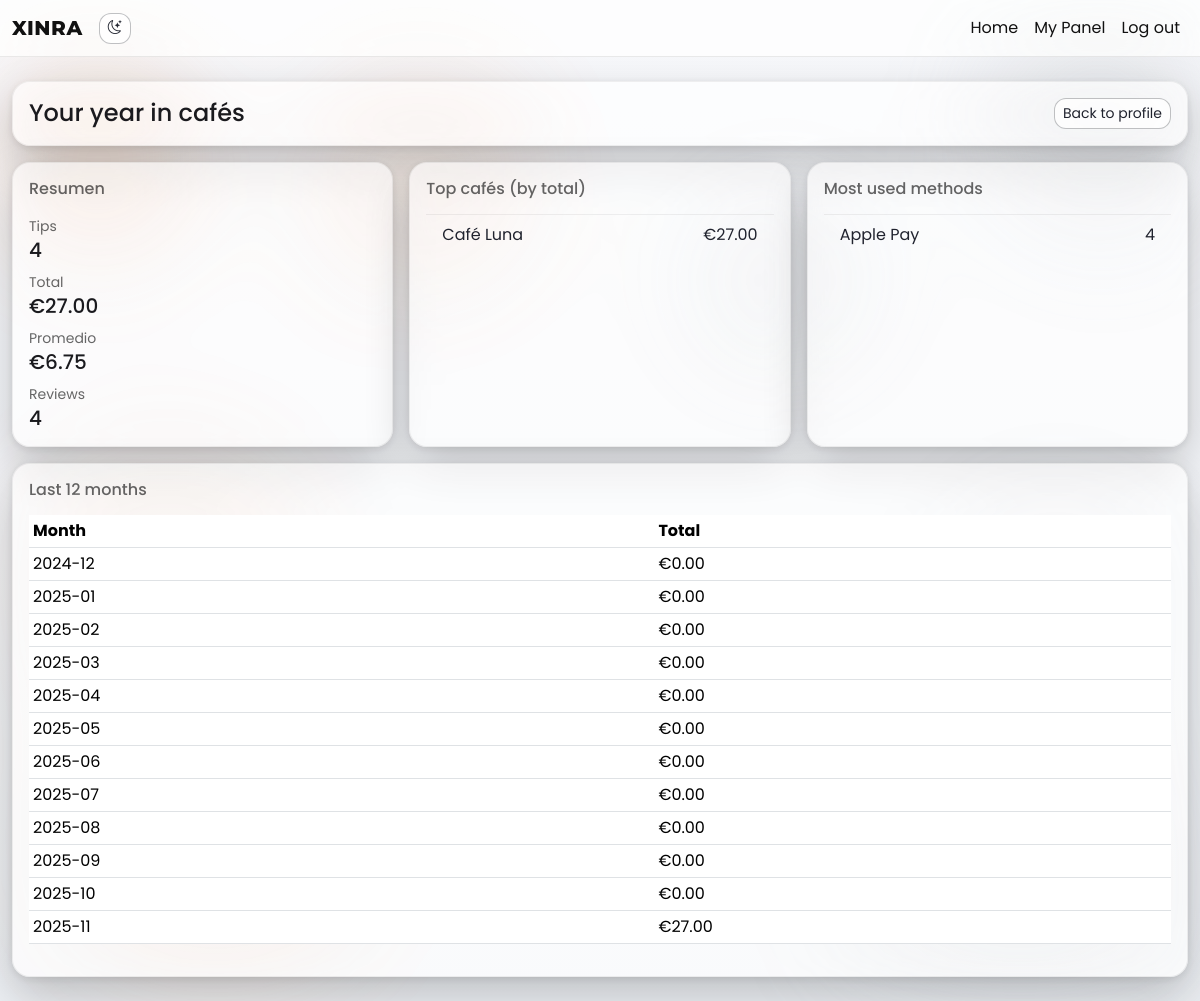
Screenshot of /me/summary (signed in) with the database file from the repository.
### app/models.py (models this page shows)
class Restaurant(db.Model):
    __tablename__ = "restaurants"
    id = db.Column(db.Integer, primary_key=True)
    slug = db.Column(db.String(120), unique=True, nullable=False)
    name = db.Column(db.String(255), nullable=False)
    logo_url = db.Column(db.String(512), nullable=True)
    created_at = db.Column(db.DateTime, default=datetime.utcnow, nullable=False)
    staff = db.relationship("Staff", backref="restaurant", lazy=True)
    tips = db.relationship("Tip", backref="restaurant", lazy=True)
    reviews = db.relationship("Review", backref="restaurant", lazy=True)

class Tip(db.Model):
    __tablename__ = "tips"
    id = db.Column(db.Integer, primary_key=True)
    restaurant_id = db.Column(db.Integer, db.ForeignKey("restaurants.id"), nullable=False)
    staff_id = db.Column(db.Integer, db.ForeignKey("staff.id"), nullable=True)
    user_id = db.Column(db.Integer, db.ForeignKey("users.id"), nullable=True)
    amount_cents = db.Column(db.Integer, nullable=False)
    method_ui = db.Column(db.Text, default="mock", nullable=False)
    status = db.Column(db.Text, default="recorded", nullable=False)
    created_at = db.Column(db.DateTime, default=datetime.utcnow, nullable=False)
    __table_args__ = (
        db.Index("ix_tips_restaurant_created", "restaurant_id", "created_at"),
    )

### app/routes/auth.py (the view)
@auth_bp.route("/me/summary")
def summary():
    user = current_user if current_user.is_authenticated else device_util.get_or_create_guest_user()
    tips = Tip.query.filter_by(user_id=user.id).order_by(Tip.created_at.asc()).all()
    reviews = Review.query.filter_by(user_id=user.id).all()
    total_count = len(tips)
    total_cents = sum(int(t.amount_cents or 0) for t in tips)
    avg_cents = int(total_cents / total_count) if total_count else 0
    by_rest = {}
    for t in tips:
        by_rest.setdefault(t.restaurant_id, 0)
        by_rest[t.restaurant_id] += int(t.amount_cents or 0)
    top_rest = []
    if by_rest:
        rest_map = {r.id: r for r in Restaurant.query.filter(Restaurant.id.in_(by_rest.keys())).all()}
        top_rest = sorted(((rest_map.get(rid), amt) for rid, amt in by_rest.items() if rest_map.get(rid)), key=lambda x: x[1], reverse=True)[:5]
    by_method = {}
    for t in tips:
        key = t.method_ui or 'otro'
        by_method[key] = by_method.get(key, 0) + 1
    timeline = []
    if tips:
        end = datetime.utcnow().replace(day=1)
        months = []
        y, m = end.year, end.month
        for _ in range(12):
            months.append((y, m))
            m -= 1
            if m == 0:
                m = 12
                y -= 1
        months = list(reversed(months))
        for (y, m) in months:
            start = datetime(y, m, 1)
            nxt = datetime(y+1, 1, 1) if m == 12 else datetime(y, m+1, 1)
            amt = sum(int(t.amount_cents or 0) for t in tips if start <= t.created_at < nxt)
            timeline.append({'label': f"{y}-{m:02d}", 'amount_cents': amt})
    return render_template(
        "auth/summary.html",
        user=user,
        total_count=total_count,
        total_cents=total_cents,
        avg_cents=avg_cents,
        top_rest=top_rest,
        by_method=by_method,
        timeline=timeline,
        reviews_count=len(reviews),
    )

### app/models.py (called while the page is built)
@login_manager.user_loader
def load_user(user_id):
    return User.query.get(int(user_id))

### templates/auth/summary.html (shortened to what this page needs)
{% extends "_base.html" %}
{% block content %}
<div class="row g-3">
  <div class="col-12">
    <div class="card p-3">
      <div class="d-flex align-items-center justify-content-between flex-wrap gap-2">
        <h4 class="mb-0">Your year in cafés</h4>
        <a href="{{ url_for('auth.profile') }}" class="btn btn-outline-dark btn-sm">Back to profile</a>
      </div>
    </div>
  </div>
  <div class="col-12 col-lg-4">
    <div class="card p-3 h-100">
      <h6 class="text-muted">Resumen</h6>
      <div class="d-flex flex-column gap-2 mt-2">
        <div><span class="small text-muted">Tips</span><div class="h5 mb-0">{{ total_count }}</div></div>
        <div><span class="small text-muted">Total</span><div class="h5 mb-0">€{{ '%.2f' % (total_cents/100) }}</div></div>
        <div><span class="small text-muted">Promedio</span><div class="h5 mb-0">€{{ '%.2f' % (avg_cents/100) }}</div></div>
        <div><span class="small text-muted">Reviews</span><div class="h5 mb-0">{{ reviews_count }}</div></div>
      </div>
    </div>
  </div>
  <div class="col-12 col-lg-4">
    <div class="card p-3 h-100">
      <h6 class="text-muted">Top cafés (by total)</h6>
      {% if top_rest %}
      <ul class="list-group list-group-flush mt-2">
        {% for r, amt in top_rest %}
          <li class="list-group-item d-flex justify-content-between">
            <span>{{ r.name }}</span>
            <span>€{{ '%.2f' % (amt/100) }}</span>
          </li>
        {% endfor %}
      </ul>
      {% else %}
      <div class="text-muted">No data yet</div>
      {% endif %}
    </div>
  </div>
  <div class="col-12 col-lg-4">
    <div class="card p-3 h-100">
      <h6 class="text-muted">Most used methods</h6>
      {% if by_method %}
      <ul class="list-group list-group-flush mt-2">
        {% for k, v in by_method.items() %}
          <li class="list-group-item d-flex justify-content-between">
            <span>{{ k.replace('_',' ').title() }}</span>
            <span>{{ v }}</span>
          </li>
        {% endfor %}
      </ul>
      {% else %}
      <div class="text-muted">No data yet</div>
      {% endif %}
    </div>
  </div>
  <div class="col-12">
    <div class="card p-3">
      <h6 class="text-muted">Last 12 months</h6>
      {% if timeline %}
      <div class="table-responsive mt-2">
        <table class="table table-sm align-middle">
          <thead><tr><th>Month</th><th>Total</th></tr></thead>
          <tbody>
            {% for row in timeline %}
            <tr><td>{{ row.label }}</td><td>€{{ '%.2f' % (row.amount_cents/100) }}</td></tr>
            {% endfor %}
          </tbody>
        </table>
      </div>
      {% else %}
      <div class="text-muted">No activity yet</div>
      {% endif %}
    </div>
  </div>
</div>
{% endblock %}

### static/css/custom.css (style rules this page uses)
:root { --hue: 28; --intensity: 70%; --grad-1: hsl(28, 70%, 92%); --grad-2: hsl(28, 65%, 85%); --grad-3: hsl(28, 62%, 78%); --grad-4: hsl(28, 60%, 70%); --accent: hsl(28, 92%, 52%); --accent-glow: hsla(28, 92%, 52%, 0.45); --text: #111111; --muted: rgba(0,0,0,0.60); --glass-bg: rgba(255,255,255,0.22); --glass-bg-strong: rgba(255,255,255,0.35); --glass-border: rgba(255,255,255,0.38); --card-bg: rgba(255,255,255,0.70); --card-border: rgba(0,0,0,0.06); --panel-dark: rgba(2, 6, 16, 0.35); }
html,body { height:100% }
body { background: linear-gradient(180deg, #f7f8fb, #eceff3); filter: saturate(var(--intensity)); background-attachment: fixed; color: var(--text); font-family: 'Poppins', 'Montserrat', system-ui, -apple-system, Segoe UI, Roboto, Inter, Helvetica, Arial, sans-serif; }
body::before { content: ""; position: fixed; inset: 0; z-index: -1; pointer-events: none; background: radial-gradient(240px 240px at 8% 16%, rgba(255,140,64,0.32), transparent 62%), radial-gradient(300px 300px at 92% 12%, rgba(160,164,171,0.26), transparent 62%), radial-gradient(360px 360px at 18% 84%, rgba(255,140,64,0.22), transparent 62%), radial-gradient(420px 420px at 85% 88%, rgba(160,164,171,0.22), transparent 62%), radial-gradient(280px 280px at 35% 18%, rgba(255,140,64,0.20), transparent 62%), radial-gradient(220px 220px at 65% 28%, rgba(160,164,171,0.22), transparent 62%), radial-gradient(340px 340px at 14% 58%, rgba(255,140,64,0.18), transparent 62%), radial-gradient(260px 260px at 88% 60%, rgba(160,164,171,0.18), transparent 62%); filter: blur(48px) saturate(.95); }
.card { background: var(--card-bg); border: 1px solid var(--card-border); box-shadow: 0 18px 45px rgba(0,0,0,0.20), 0 2px 8px rgba(0,0,0,0.10); backdrop-filter: blur(16px) saturate(1.05); -webkit-backdrop-filter: blur(16px) saturate(1.05); color: #1a1a1f; border-radius: 18px; transition: transform 280ms cubic-bezier(.2,.8,.2,1), box-shadow 280ms ease; }
.btn { border-radius: 12px; position: relative; overflow: hidden; color: #111 }
.btn-outline-dark { color: #1f2333; border-color: rgba(3,8,20,0.25); background: rgba(255,255,255,0.75) }
.list-group-item { background: transparent; color: #1f2333; border-color: rgba(0,0,0,0.08) }
.text-muted { color: var(--muted)!important }
.small { color: rgba(0,0,0,0.7) }

### static/css/luxe.css (style rules this page uses)
:root { --lux-bg-1: #0f1115; --lux-bg-2: #12151b; --lux-panel: rgba(20, 23, 30, 0.8); --lux-border: rgba(255,255,255,0.08); --lux-text: #e8eaef; --lux-muted: #a8afbf; --gold: #d4af37; --gold-soft: rgba(212,175,55,0.35); }

### rows the page displays
Restaurant: name "Café Luna", amt "27.00"
Tip: replace "Apple Pay", v "4"

### other values shown
{{ total_count }} "4"
{{ '%.2f' % (total_cents/100) }} "27.00"
{{ '%.2f' % (avg_cents/100) }} "6.75"
{{ reviews_count }} "4"
{{ row.label }} "2024-12" "2025-01" "2025-02" "2025-03" "2025-04" "2025-05" "2025-06" "2025-07" "2025-08" "2025-09" "2025-10" "2025-11"
{{ '%.2f' % (row.amount_cents/100) }} "0.00" "0.00" "0.00" "0.00" "0.00" "0.00" "0.00" "0.00" "0.00" "0.00" "0.00" "27.00"
